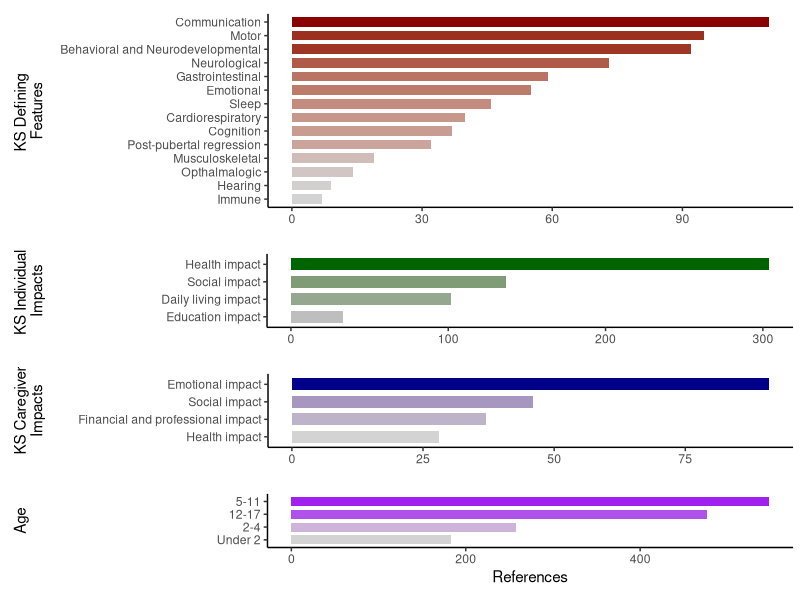
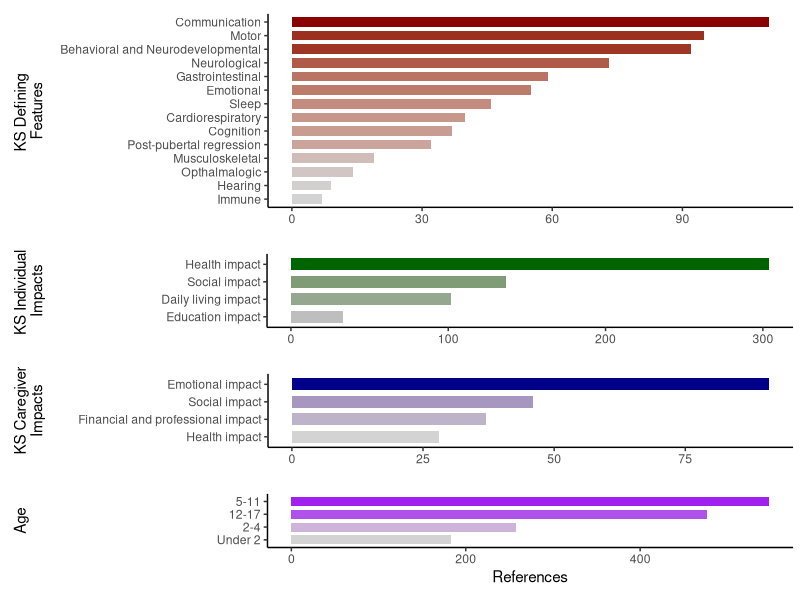
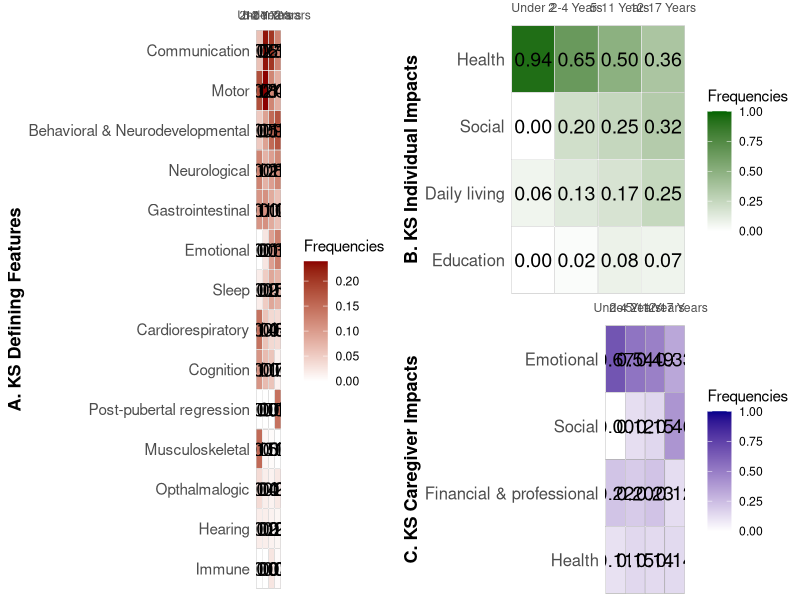
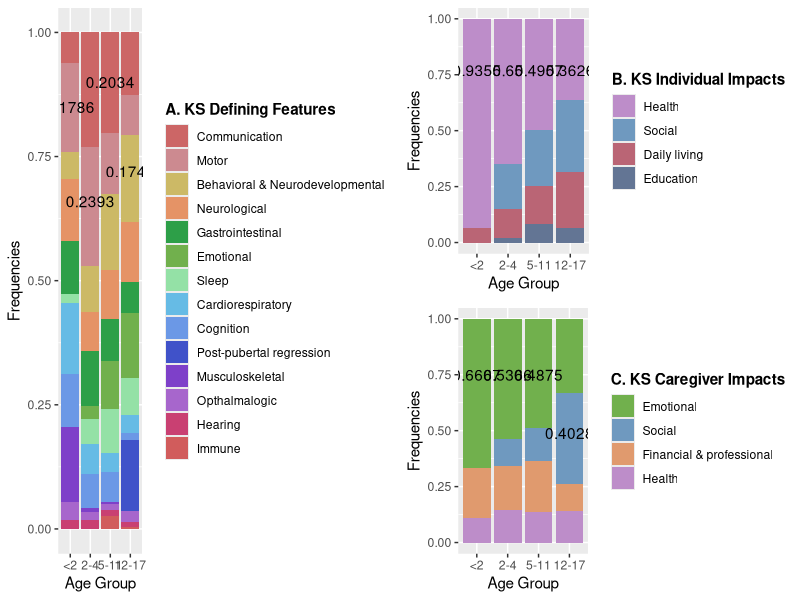

These figures' R source, in order:
## ---- chunk 1
library(readxl)
library(dplyr)
library(ggplot2)
library(gridExtra)

# Data cleaning
KSdata <- read_excel("KS_data.xlsx", sheet = 1)

KSD <- KSdata[2:15, ]
KSD1 <- KSD |>
  select(c("...1", "Total references"))
colnames(KSD1) <- c("KDC", "total")

KSI <- KSdata[18:21, ]
KSI1 <- KSI |>
  select(c("...1", "Total references"))
colnames(KSI1) <- c("KII", "total")

CI <- KSdata[24:27, ]
CI1 <- CI |>
  select(c("...1", "Total references"))
colnames(CI1) <- c("CI", "total")

Age <- KSdata |>
  select(c(2:5))
Age <- colSums(Age, na.rm = TRUE)
Age <- as.data.frame(t(Age))
rownames(Age) <- 'total'
colnames(Age) <- c("Under 2", "2-4", "5-11", "12-17")

Age_transposed <- as.data.frame(t(Age))
Age1 <- data.frame(age = row.names(Age_transposed), total = unlist(Age_transposed, use.names = FALSE))
row.names(Age1) <- NULL

# Plot of the data
CI1$color_value <- CI1$total / sum(CI1$total)
p1 <- ggplot(CI1, aes(x = total, y = reorder(CI, total), fill = color_value)) +
  geom_bar(stat="identity", width = 0.7) +
  scale_fill_gradient(low="lightgrey", high="darkblue") +
  theme_classic() +
  theme(legend.position = "none",
        plot.margin = margin(t = 10, r = 5, b = 10, l = 0, unit = "pt")) +
  labs(x = NULL, y = " KS Caregiver 
Impacts")
p1 <- p1 + theme(
  axis.title.y = element_text(margin = margin(t = 0, r = 23, b = 0, l = 10, unit = "pt"))
)

KSI1$color_value <- KSI1$total / sum(KSI1$total)
p2 <- ggplot(KSI1, aes(x = total, y = reorder(KII, total), fill = color_value)) +
  geom_bar(stat="identity", width = 0.7) +
  scale_fill_gradient(low="grey", high="darkgreen") +
  theme_classic() +
  theme(legend.position = "none",
        axis.title.y = element_text(),
        plot.margin = margin(t = 10, r = 5, b = 10, l = 0, unit = "pt")) +
  labs(x = NULL, y = "KS Individual 
Impacts")
p2 <- p2 + theme(
  axis.title.y = element_text(margin = margin(t = 0, r = 83, b = 0, l = 10, unit = "pt"))
)

KSD1$color_value <- KSD1$total / sum(KSD1$total)
p3 <- ggplot(KSD1, aes(x = total, y = reorder(KDC, total), fill = color_value)) +
  geom_bar(stat="identity", width = 0.7) +
  scale_fill_gradient(low="lightgrey", high="darkred") +
  theme_classic() +
  theme(legend.position = "none",
        axis.title.y = element_text(),
        plot.margin = margin(t = 10, r = 5, b = 10, l = 0, unit = "pt")) +
  labs(x = NULL, y = "KS Defining 
Features")
p3 <- p3 + theme(
  axis.title.y = element_text(margin = margin(t = 0, r = 10, b = 0, l = 10, unit = "pt"))
)

Age1$color_value <- Age1$total / sum(Age1$total)
p4 <- ggplot(Age1, aes(x = total, y = reorder(age, total), fill = color_value)) +
  geom_bar(stat="identity", width = 0.7) +
  scale_fill_gradient(low="lightgrey", high="purple") +
  theme_classic() +
  theme(legend.position = "none",
        axis.title.y = element_text(),
        plot.margin = margin(t = 10, r = 5, b = 10, l = 0, unit = "pt")) +
  labs(x = NULL, y = "Age")
p4 <- p4 + theme(
  axis.title.y = element_text(margin = margin(t = 0, r = 135, b = 0, l = 10, unit = "pt"))
)

p4 <- p4 + 
  labs(x = "References")

p5 <- grid.arrange(p3, p2, p1, p4, ncol = 1, heights = c(2, 1, 1, 1))
## ---- chunk 2
grid.arrange(p5)
## ---- chunk 3
suppressPackageStartupMessages(library(ggplot2))
library(ggpubr)
suppressPackageStartupMessages(library(tidyverse))
suppressPackageStartupMessages(library(gridExtra))

#load in data
KS_data <- read.csv("KS_lifespan.csv")
KS_data$X <- str_replace(KS_data$X, " impact", "")
KS_data$X <- str_replace(KS_data$X, " and ", " & ")

#defining concepts subset data
concepts <- KS_data[2:15, -6]

#rename for ease
concepts <- rename(concepts, Symptoms = `X`)
concepts <- rename(concepts, `< 2` = `under.2.years.of.age..infancy...N.16.`,
                   `2-4` = `X2.4.years.of.age...early.childhood...N.15.`,
                   `5-11` = `X5.11.years.of.age..late.childhood...N.13.`,
                   `12-17` = `X12.17.years.of.age..adolescence.and.teenage.years...N.6.`)

#find sum of individual columns
conc_csums <- colSums(concepts[ , -1])

#divide cell values by column total for frequency
#put frequency values in new columns
concepts <- concepts |>
  mutate(
    `Under 2` = `< 2` / conc_csums[1],
    `2-4 Years` = `2-4` / conc_csums[2],
    `5-11 Years` = `5-11` / conc_csums[3],
    `12-17 Years` = `12-17` / conc_csums[4]
  )

#format for graphing
concepts_2 <- select(concepts, -`< 2`, -`2-4`, -`5-11`, -`12-17`)
concepts_2 <- pivot_longer(concepts_2, cols = c(`Under 2`, `2-4 Years`, `5-11 Years`, `12-17 Years`), names_to = "age", values_to = "Frequencies")

concepts_2$age <- factor(concepts_2$age, levels = c("Under 2", "2-4 Years", "5-11 Years", "12-17 Years"))

concepts_2$Symptoms <- factor(concepts_2$Symptoms, levels = c("Immune", "Hearing", 
                                                              "Opthalmalogic", "Musculoskeletal",
                                                              'Post-pubertal regression',
                                                              "Cognition", "Cardiorespiratory", 
                                                              "Sleep", "Emotional", "Gastrointestinal", 
                                                              "Neurological",
                                                              "Behavioral & Neurodevelopmental", 
                                                              "Motor", "Communication"))

#heatmap
heatmap_1 <- ggplot(concepts_2, aes(x=age, y=Symptoms, fill= Frequencies)) +
   geom_tile(color = "black") +  
   geom_tile(color = "white", fill = NA) +  
   geom_tile(color = "white", fill = NA) +  
   geom_text(aes(label = sprintf("%.2f", Frequencies)), color = "black", size = 5) +  # Add text labels
   scale_fill_gradient(low="white", high="darkred") + 
   labs(x = NULL, y = "A. KS Defining Features")+
   scale_x_discrete(expand = c(0, 0), position = 'top', labels = c("Under 2", limits = c(0, 1))) +
   theme_minimal() +  
   theme(panel.grid = element_blank())+
   theme(
    panel.grid = element_blank(),
    axis.text.y = element_text(size = 11),
    axis.title.y = element_text(face = "bold", size = 13)
  )


#individual impacts subset data
ind_impacts <- KS_data[18:21, -6]

ind_impacts <- rename(ind_impacts, Impacts = `X`)
ind_impacts <- rename(ind_impacts, `< 2` = `under.2.years.of.age..infancy...N.16.`,
                   `2-4` = `X2.4.years.of.age...early.childhood...N.15.`,
                   `5-11` = `X5.11.years.of.age..late.childhood...N.13.`,
                   `12-17` = `X12.17.years.of.age..adolescence.and.teenage.years...N.6.`)


#find sum of individual columns
ind_csums <- colSums(ind_impacts[ ,-1])

#divide cell values by column total for frequency
#put frequency values in new columns
ind_impacts <- ind_impacts |>
  mutate(
    `Under 2` = `< 2` / ind_csums[1],
    `2-4 Years` = `2-4` / ind_csums[2],
    `5-11 Years` = `5-11` / ind_csums[3],
    `12-17 Years` = `12-17` / ind_csums[4]
  )

#format for graphing
ind_impacts_2 <- select(ind_impacts, -`< 2`, -`2-4`, -`5-11`, -`12-17`)
ind_impacts_2 <- pivot_longer(ind_impacts_2, cols = c(`Under 2`, `2-4 Years`, `5-11 Years`, `12-17 Years`), names_to = "age", values_to = "Frequencies")

ind_impacts_2$age <- factor(ind_impacts_2$age, levels = c("Under 2", "2-4 Years", "5-11 Years", "12-17 Years"))

ind_impacts_2$Impacts <- factor(ind_impacts_2$Impacts, levels = c("Education",
                                                                  "Daily living",
                                                                  "Social",
                                                                  "Health"))

#heatmap
heatmap_2 <- ggplot(ind_impacts_2, aes(x=age, y=Impacts, fill= Frequencies)) +
   geom_tile(color = "black") +  
   geom_tile(color = "white", fill = NA) + 
   geom_tile(color = "white", fill = NA) +  
   geom_text(aes(label = sprintf("%.2f", Frequencies)), color = "black", size = 5) +  # Add text labels
   scale_fill_gradient(low = "white", high = "darkgreen", limit = c(0,1))+
   labs(x = NULL, y = "B. KS Individual Impacts")+
   scale_x_discrete(expand = c(0, 0),position = 'top') +
   theme_minimal() +  
   theme(panel.grid = element_blank())+
  theme(
    panel.grid = element_blank(),
    axis.title.y = element_text(face = "bold", size = 13),
    axis.text.y = element_text(size = 12),
    plot.margin = margin(t = 0, r = .1, b = 0, l = .1, unit = "cm")
  )


#caregiver impacts subset data
care_impacts <- KS_data[24:27, -6]

care_impacts <- rename(care_impacts, Impacts = `X`)
care_impacts <- rename(care_impacts, `< 2` = `under.2.years.of.age..infancy...N.16.`,
                   `2-4` = `X2.4.years.of.age...early.childhood...N.15.`,
                   `5-11` = `X5.11.years.of.age..late.childhood...N.13.`,
                   `12-17` = `X12.17.years.of.age..adolescence.and.teenage.years...N.6.`)

#find sum of individual columns
care_csums <- colSums(care_impacts[ ,-1])

#divide cell values by column total for frequency
#put frequency values in new columns
care_impacts <- care_impacts |>
  mutate(
    `Under 2` = `< 2` / care_csums[1],
    `2-4 Years` = `2-4` / care_csums[2],
    `5-11 Years` = `5-11` / care_csums[3],
    `12-17 Years` = `12-17` / care_csums[4]
  )

#format for graphing
care_impacts_2 <- select(care_impacts, -`< 2`, -`2-4`, -`5-11`, -`12-17`)
care_impacts_2 <- pivot_longer(care_impacts_2, cols = c(`Under 2`, `2-4 Years`, `5-11 Years`, `12-17 Years`), names_to = "age", values_to = "Frequencies")

care_impacts_2$age <- factor(care_impacts_2$age, levels = c("Under 2", "2-4 Years", "5-11 Years", "12-17 Years"))

care_impacts_2$Impacts <- factor(care_impacts_2$Impacts, levels = c("Health",
                                                                  'Financial & professional',
                                                                  "Social",
                                                                  "Emotional"))


#heatmap (looks a little childish. Want to look more sophisticated. Perhaps interactive)
heatmap_3 <- ggplot(care_impacts_2, aes(x=age, y=Impacts, fill= Frequencies)) +
   geom_tile(color = "black") +  
   geom_tile(color = "white", fill = NA) +  
   geom_text(aes(label = sprintf("%.2f", Frequencies)), color = "black", size = 5) +  #add numbers on heatmap
   scale_fill_gradient(low="white", high="darkblue", limits = c(0,1)) + 
   labs(x = NULL, y = "C. KS Caregiver Impacts")+
   scale_x_discrete(expand = c(0, 0),position = 'top') +
   theme_minimal() +  
   theme(panel.grid = element_blank())+
   theme(
    panel.grid = element_blank(),
    axis.title.y = element_text(face = "bold", size = 13),
    axis.text.y = element_text(size = 12),
    plot.margin = margin(t = 0, r = .1, b = 0, l = .1, unit = "cm")
   )
     #
## ---- chunk 4
#plots in same place
grid.arrange(heatmap_1, arrangeGrob(heatmap_2, heatmap_3), ncol=2)
## ---- chunk 5
#load data
lifespan <- read.csv("KS_lifespan.csv")
lifespan$X <- str_replace(lifespan$X, " impact", "")
lifespan$X <- str_replace(lifespan$X, "and", "&")
#data set for references to symptoms
symptoms <- lifespan[2:15,-6]
colnames(symptoms) <- c("symptom", "1", "2", "3", "4")
symptoms <- symptoms %>% pivot_longer(names_to = "age", values_to = "value", cols = 2:5)
#data set for references to individual impacts
ind_impacts <- lifespan[18:21,-6]
colnames(ind_impacts) <- c("impact", "1", "2", "3", "4")
ind_impacts <- ind_impacts %>% pivot_longer(names_to = "age", values_to = "value", cols = 2:5)
#data set for references to caregiver impacts
care_impacts <- lifespan[24:27,-6]
colnames(care_impacts) <- c("impact", "1", "2", "3", "4")
care_impacts <- care_impacts %>% pivot_longer(names_to = "age", values_to = "value", cols = 2:5)
## ---- chunk 6
#frequencies
symptoms_freq <- symptoms %>% group_by(age) %>% 
  mutate(sum = sum(value), freq = value/sum)

symptoms$symptom <- factor(symptoms$symptom, levels=c('Communication',
                                                      'Motor',
                                                      'Behavioral & Neurodevelopmental',
                                                      'Neurological',
                                                      'Gastrointestinal',
                                                      'Emotional',
                                                      'Sleep',
                                                      'Cardiorespiratory',
                                                      'Cognition',
                                                      'Post-pubertal regression',
                                                      'Musculoskeletal',
                                                      'Opthalmalogic',
                                                      'Hearing',
                                                      'Immune'
                                                      ))

#stacked barplots for KS Defining Concepts
plot1 <- ggplot(symptoms, aes(fill=symptom, y=value, x=age)) + 
  geom_bar(position="fill", stat="identity") +
  labs(x = "Age Group", y = "Frequencies") + 
  theme_grey() +
  scale_fill_manual(name = "A. KS Defining Features",
                    values = c("#cc6666", "#cc8a90", "#ccb966", "#e59366", "#2d9f48", "#71b04d", "#94e1a6", "#66bbe5", "#6b98e6", "#4052c9", "#7e40c9", "#a766cc", "#c94072", "#d15c5c"))+
  scale_x_discrete(labels=c("<2","2-4","5-11", "12-17")) +
  theme(legend.title = element_text(face = "bold")) +
  annotate("text", x = 1, y = 0.85, label = 0.1786) +
  annotate("text", x = 2, y = 0.66, label = 0.2393) +
  annotate("text", x = 3, y = 0.90, label = 0.2034) +
  annotate("text", x = 4, y = 0.72, label = 0.1749)
## ---- chunk 7
#frequencies
ind_freq <- ind_impacts %>% group_by(age) %>% 
  mutate(sum = sum(value), freq = value/sum)

ind_impacts$impact <- factor(ind_impacts$impact, levels=c('Health',
                                                          'Social',
                                                          'Daily living',
                                                          'Education'))

#stacked barplots for KS individual impacts
plot2 <- ggplot(ind_impacts, aes(fill=impact, y=value, x=age)) + 
  geom_bar(position="fill", stat="identity") +
  labs(x = "Age Group", y = "Frequencies") + 
  theme_grey() +
  scale_fill_manual(name = "B. KS Individual Impacts",
                    values = c("#bd8dc9", "#6f99bf","#ba6575", "#637594"))+
  scale_x_discrete(labels=c("<2","2-4","5-11", "12-17")) +
  theme(legend.title = element_text(face = "bold")) +
  annotate("text", x = 1, y = 0.77, label = 0.9355) +
  annotate("text", x = 2, y = 0.77, label = 0.65) +
  annotate("text", x = 3, y = 0.77, label = 0.4957) +
  annotate("text", x = 4, y = 0.77, label = 0.3626)
## ---- chunk 8
#frequencies
care_freq <- care_impacts %>% group_by(age) %>% 
  mutate(sum = sum(value), freq = value/sum)

care_impacts$impact <- factor(care_impacts$impact, levels=c('Emotional',
                                                          'Social',
                                                          'Financial & professional',
                                                          'Health'))

#stacked barplots for KS caregiver impacts
plot3 <- ggplot(care_impacts, aes(fill=impact, y=value, x=age)) + 
  geom_bar(position="fill", stat="identity") +
  labs(x = "Age Group", y = "Frequencies") + 
  theme_grey() +
  scale_fill_manual(name = "C. KS Caregiver Impacts",
                    values = c("#71b04d", "#6f99bf","#e09a6e", "#bd8dc9"))+
  scale_x_discrete(labels=c("<2","2-4","5-11", "12-17")) +
  theme(legend.title = element_text(face = "bold")) +
  annotate("text", x = 1, y = 0.75, label = 0.6667) +
  annotate("text", x = 2, y = 0.75, label = 0.5366) +
  annotate("text", x = 3, y = 0.75, label = 0.4875) +
  annotate("text", x = 4, y = 0.49, label = 0.4028)
## ---- chunk 9
grid.arrange(plot1, arrangeGrob(plot2, plot3), ncol = 2)
